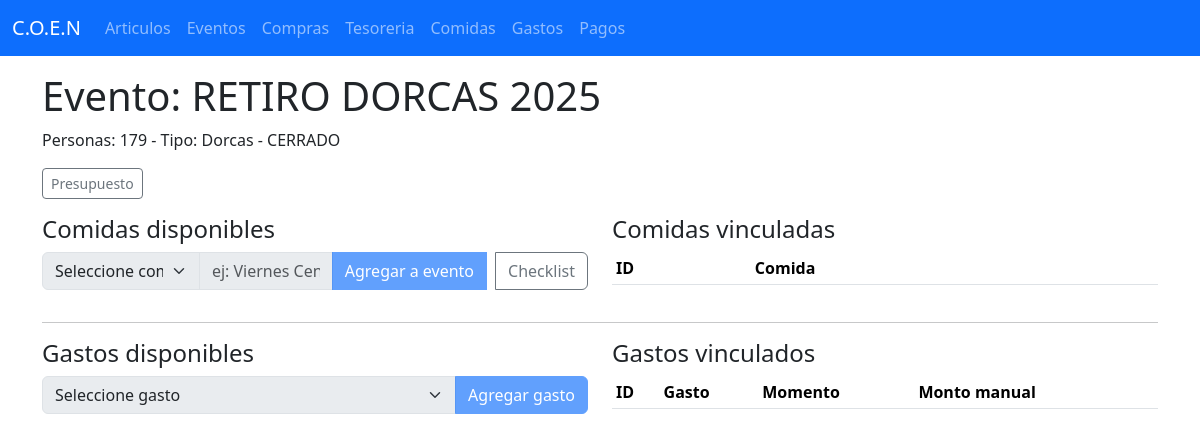
The page /eventos/1 on the database its author committed.
### tables this page shows
CREATE TABLE eventos (
            id INTEGER PRIMARY KEY AUTOINCREMENT,
            nombre TEXT NOT NULL,
            fecha TEXT
        , cantidad_personas INTEGER, tipo_actividad TEXT, closed INTEGER DEFAULT 0);

### prueba web - copia - copia.py (the view)
@app.route('/eventos/<int:evento_id>')
def evento_detail(evento_id):
    evento = db.fetchone('SELECT * FROM Eventos WHERE id=?', (evento_id,))
    if not evento:
        flash('Evento no encontrado')
        return redirect('/eventos')
    comidas = db.fetchall('SELECT id, descripcion FROM Comidas')
    vinculadas = db.fetchall('''
        SELECT ed.id as detalle_id, c.id as comida_id, c.descripcion
        FROM EventoDetalle ed
        JOIN Comidas c ON ed.comida_id = c.id
        WHERE ed.evento_id=?
    ''', (evento_id,))
    return render_template('eventos_detail.html', evento=evento, comidas=comidas, vinculadas=vinculadas)

### database.py (called while the page is built)
    def fetchall(self, query, params=()):
        self.cursor.execute(query, params)
        rows = self.cursor.fetchall()
        return [dict(row) for row in rows]

    def fetchone(self, query, params=()):
        self.cursor.execute(query, params)
        row = self.cursor.fetchone()
        return dict(row) if row else None

### templates/eventos_detail.html (shortened to what this page needs)
{% extends 'base.html' %}
{% block content %}
<h1>Evento: {{ evento.nombre }}</h1>
<p>Personas: {{ evento.cantidad_personas }} - Tipo: {{ evento.tipo_actividad }} - {% if evento.closed %}CERRADO{% else %}ABIERTO{% endif %}</p>
<div class="mb-3">
  <a class="btn btn-sm btn-outline-secondary" href="/eventos/reporte_presupuesto/{{ evento.id }}">Presupuesto</a>
</div>
<div class="row">
  <div class="col-md-6">
    <h4>Comidas disponibles</h4>
    <form method="post" action="/eventos/{{ evento.id }}/add_comida">
      <div class="input-group mb-3">
        <select name="comida_id" class="form-select" {% if evento.closed %} disabled {% endif %}>
          <option value="">Seleccione comida</option>
        </select>
        <input name="momento" placeholder="ej: Viernes Cena)" class="form-control" {% if evento.closed %} disabled {% endif %} />
        <button class="btn btn-primary" type="submit" {% if evento.closed %} disabled {% endif %}>Agregar a evento</button>
        <a class="btn btn-outline-secondary ms-2" href="/eventos/{{ evento.id }}/checklist">Checklist</a>
      </div>
    </form>
  </div>
  <div class="col-md-6">
    <h4>Comidas vinculadas</h4>
    <table class="table table-sm">
      <thead><tr><th>ID</th><th>Comida</th><th></th></tr></thead>
    </table>
  </div>
</div>
<hr>
<div class="row">
  <div class="col-md-6">
    <h4>Gastos disponibles</h4>
    <form method="post" action="/eventos/{{ evento.id }}/add_gasto">
      <div class="input-group mb-3">
        <select name="gasto_id" class="form-select" {% if evento.closed %} disabled {% endif %}>
          <option value="">Seleccione gasto</option>
        </select>
        <button class="btn btn-primary" type="submit" {% if evento.closed %} disabled {% endif %}>Agregar gasto</button>
      </div>
    </form>
  </div>
  <div class="col-md-6">
    <h4>Gastos vinculados</h4>
    <table class="table table-sm">
      <thead><tr><th>ID</th><th>Gasto</th><th>Momento</th><th>Monto manual</th><th></th></tr></thead>
    </table>
  </div>
</div>
{% endblock %}

### rows shown on the page
eventos: nombre "RETIRO DORCAS 2025", cantidad_personas "179", tipo_actividad "Dorcas"
